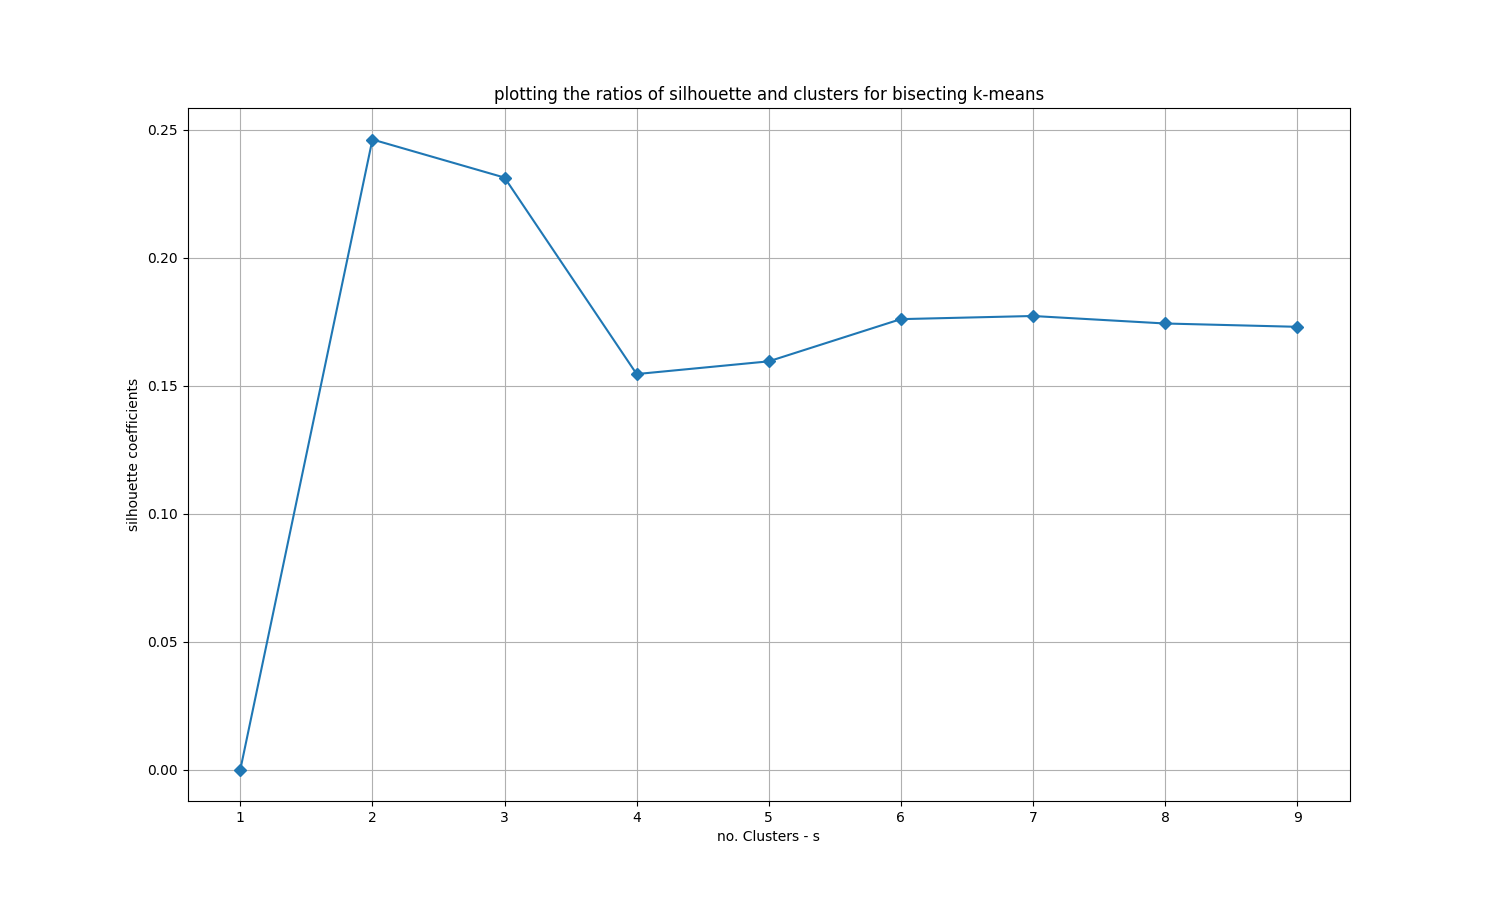

The script that saved this image:
import numpy as num
import random
import matplotlib.pyplot as plot
#we've imported the libraries ive used

#the following method loads a file and reads the data
def load_data(fname):
    features = []
    with open(fname) as F:
        for line in F:
            p = line.strip().split(' ')
            features.append(num.array(p[1:], dtype=float))#same logic as mentioned in other files/
    return num.array(features)

def ComputeDistance(a, b):
    return num.linalg.norm(a - b)#euclidean distance

def kmeans(x, k, maxIter=100):
    random.seed(20)
    indices = random.sample(range(x.shape[0]), k)
    centroids = x[indices, :]
    for _ in range(maxIter):
        clusters = {i: [] for i in range(k)}
        for point in x:
            distances = [ComputeDistance(point, centroid) for centroid in centroids]
            minDistanceIndex = distances.index(min(distances))
            clusters[minDistanceIndex].append(point)
        
        new_centroids = num.array([num.mean(clusters[i], axis=0) if clusters[i] else centroids[i] for i in range(k)])
        if num.allclose(centroids, new_centroids, atol=1e-6):
            break
        centroids = new_centroids
    return clusters, centroids

def bisecting_kmeans(x, num_clusters):#handles the heirarchial splitting process
    clusters = {0: x}  #starting with one cluster containing all points
    centroids = {0: num.mean(x, axis=0)}
    while len(clusters) < num_clusters:#biggest cluster gets split
        largest_cluster_key = max(clusters, key=lambda k: len(clusters[k]))
        cluster_to_split = clusters.pop(largest_cluster_key)
        _, new_centroids = kmeans(cluster_to_split, 2)#splitting

        for i, centroid in enumerate(new_centroids):
            new_cluster = cluster_to_split[[ComputeDistance(point, centroid) == min([ComputeDistance(point, c) for c in new_centroids]) for point in cluster_to_split]]
            clusters[len(centroids)] = new_cluster
            centroids[len(centroids)] = centroid
    return clusters, centroids

def compute_silhouette(x, clusters, centroids):#the method calculates the silhouette co-efficient for each clustering configuration 
    silhouette_scores = []
    for cluster_key, cluster in clusters.items():
        if len(cluster) < 2:
            continue
        intra_distances = [ComputeDistance(point, centroids[cluster_key]) for point in cluster]
        a = num.mean(intra_distances)
        inter_cluster_distances = []
        for other_key, other_cluster in clusters.items():
            if cluster_key != other_key:
                inter_distances = [ComputeDistance(point, centroids[other_key]) for point in cluster]
                inter_cluster_distances.append(num.mean(inter_distances))
        if inter_cluster_distances:
            b = min(inter_cluster_distances)
            score = (b - a) / max(a, b)
            silhouette_scores.append(score)
    return num.mean(silhouette_scores) if silhouette_scores else 0

def plot_silhouette(k_values, silhouette_scores):
    plot.figure(figsize=(15, 9))
    plot.plot(k_values, silhouette_scores, marker='D')
    plot.xlabel('no. clusters - s')
    plot.ylabel('silhouette coefficients')
    plot.title('plotting the ratios of silhouette and clusters for bisecting k-means')
    plot.grid(True)
    plot.savefig('BisectingKMeans.png')
    plot.show()
    


def main():
    data = load_data('dataset')
    silhouette_scores = []
    k_values = list(range(1, 10))
    for k in k_values:
        clusters, centroids = bisecting_kmeans(data, k)
        score = compute_silhouette(data, clusters, centroids)
        silhouette_scores.append(score)
    

    plot_silhouette(k_values, silhouette_scores)

main()
